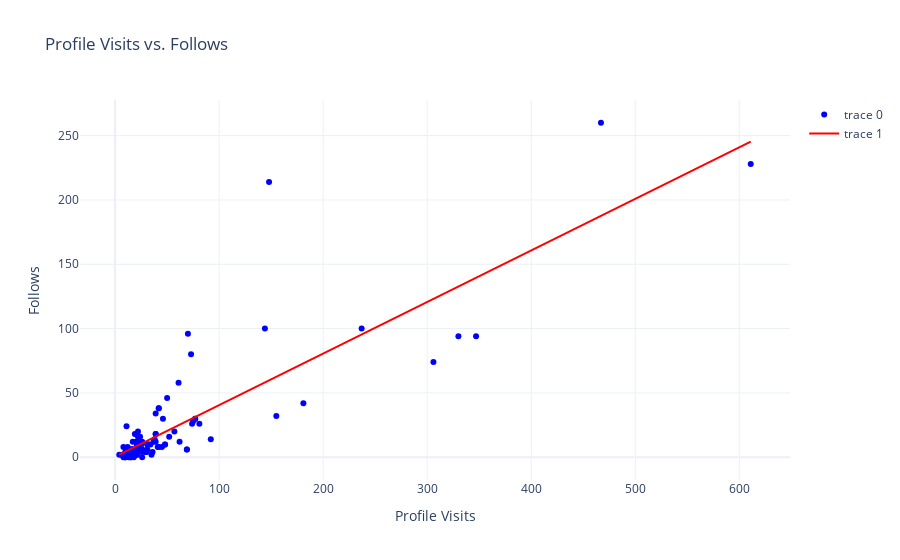

Notebook code cell kept with this figure:
### Markdown cell above
## **Task 9**
> Have a look at the relationship between the number of profile visits and follows

### Code cell
import numpy as np
x_values = df['Profile Visits']
y_values = df['Follows']
fig = go.Figure(data=go.Scatter(x=x_values, y=y_values, mode='markers', marker=dict(color='blue')))
z = np.polyfit(x_values, y_values, 1)
p = np.poly1d(z)
fig.add_trace(go.Scatter(x=x_values, y=p(x_values), mode='lines', line=dict(color='red')))
fig.update_layout(title='Profile Visits vs. Follows',
                  xaxis_title='Profile Visits',
                  yaxis_title='Follows')
fig.show()

### Figure 1 — Plotly figure (JSON) as saved in the notebook; plotly's stock layout.template omitted (floating-point values rounded to 4 significant figures)
{"data": [{"marker": {"color": "blue"}, "mode": "markers", "type": "scatter", "x": [35, 48, 62, 23, 8, 9, 26, 12, 36, 31, 29, 15, 8, 20, 181, 17, 16, 21, 77, 10, 9, 11, 144, 14, 10, 19, 69, 11, 19, 9, 57, 13, 11, 24, 81, 4, 7, 14, 18, 8, 330, 21, 19, 32, 19, 21, 14, 30, 39, 42, 31, 20, 12, 22, 306, 13, 26, 16, 15, 15, 39, 21, 8, 45, 50, 37, 25, 347, 26, 48, 16, 26, 17, 52, 22, 41, 155, 12, 22, 20, 23, 25, 17, 16, 21, 77, 10, 14, 30, 39, 42, 31, 14, 10, 19, 69, 11, 19, 9, 38, 42, 92, 75, 21, 26, 39, 74, 467, 24, 70, 22, 46, 61, 237, 73, 20, 34, 148, 611], "y": [2, 10, 12, 8, 0, 2, 0, 6, 4, 6, 4, 0, 2, 4, 42, 6, 2, 2, 30, 0, 0, 24, 100, 2, 4, 6, 6, 6, 2, 2, 20, 2, 4, 8, 26, 2, 2, 4, 0, 2, 94, 8, 18, 10, 4, 4, 4, 4, 18, 38, 10, 12, 4, 4, 74, 0, 6, 6, 0, 6, 12, 10, 8, 8, 46, 12, 10, 94, 6, 10, 6, 4, 12, 16, 12, 8, 32, 8, 16, 6, 10, 10, 6, 2, 2, 30, 0, 4, 4, 18, 38, 10, 2, 4, 6, 6, 6, 2, 2, 14, 8, 14, 28, 18, 12, 34, 26, 260, 16, 96, 20, 30, 58, 100, 80, 18, 10, 214, 228]}, {"line": {"color": "red"}, "mode": "lines", "type": "scatter", "x": [35, 48, 62, 23, 8, 9, 26, 12, 36, 31, 29, 15, 8, 20, 181, 17, 16, 21, 77, 10, 9, 11, 144, 14, 10, 19, 69, 11, 19, 9, 57, 13, 11, 24, 81, 4, 7, 14, 18, 8, 330, 21, 19, 32, 19, 21, 14, 30, 39, 42, 31, 20, 12, 22, 306, 13, 26, 16, 15, 15, 39, 21, 8, 45, 50, 37, 25, 347, 26, 48, 16, 26, 17, 52, 22, 41, 155, 12, 22, 20, 23, 25, 17, 16, 21, 77, 10, 14, 30, 39, 42, 31, 14, 10, 19, 69, 11, 19, 9, 38, 42, 92, 75, 21, 26, 39, 74, 467, 24, 70, 22, 46, 61, 237, 73, 20, 34, 148, 611], "y": [14.49, 19.71, 25.32, 9.683, 3.67, 4.071, 10.89, 5.273, 14.89, 12.89, 12.09, 6.476, 3.67, 8.481, 73.02, 7.278, 6.877, 8.881, 31.33, 4.472, 4.071, 4.873, 58.19, 6.075, 4.472, 8.08, 28.12, 4.873, 8.08, 4.071, 23.31, 5.674, 4.873, 10.08, 32.93, 2.066, 3.269, 6.075, 7.679, 3.67, 132.8, 8.881, 8.08, 13.29, 8.08, 8.881, 6.075, 12.49, 16.1, 17.3, 12.89, 8.481, 5.273, 9.282, 123.1, 5.674, 10.89, 6.877, 6.476, 6.476, 16.1, 8.881, 3.67, 18.5, 20.51, 15.3, 10.48, 139.6, 10.89, 19.71, 6.877, 10.89, 7.278, 21.31, 9.282, 16.9, 62.6, 5.273, 9.282, 8.481, 9.683, 10.48, 7.278, 6.877, 8.881, 31.33, 4.472, 6.075, 12.49, 16.1, 17.3, 12.89, 6.075, 4.472, 8.08, 28.12, 4.873, 8.08, 4.071, 15.7, 17.3, 37.34, 30.53, 8.881, 10.89, 16.1, 30.13, 187.7, 10.08, 28.52, 9.282, 18.9, 24.92, 95.47, 29.73, 8.481, 14.09, 59.79, 245.4]}], "layout": {"title": {"text": "Profile Visits vs. Follows"}, "xaxis": {"title": {"text": "Profile Visits"}}, "yaxis": {"title": {"text": "Follows"}}}}
